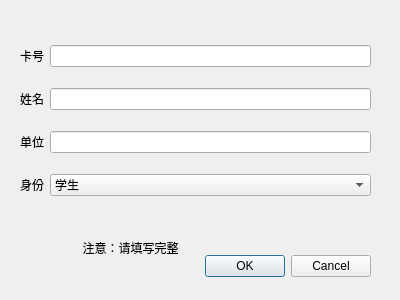
<?xml version="1.0" encoding="UTF-8"?>
<ui version="4.0">
 <class>insCardPad</class>
 <widget class="QDialog" name="insCardPad">
  <property name="geometry">
   <rect>
    <x>0</x>
    <y>0</y>
    <width>400</width>
    <height>300</height>
   </rect>
  </property>
  <property name="windowTitle">
   <string>办理借书证</string>
  </property>
  <widget class="QDialogButtonBox" name="buttonBox">
   <property name="geometry">
    <rect>
     <x>30</x>
     <y>250</y>
     <width>341</width>
     <height>32</height>
    </rect>
   </property>
   <property name="orientation">
    <enum>Qt::Horizontal</enum>
   </property>
   <property name="standardButtons">
    <set>QDialogButtonBox::Cancel|QDialogButtonBox::Ok</set>
   </property>
  </widget>
  <widget class="QWidget" name="gridLayoutWidget">
   <property name="geometry">
    <rect>
     <x>20</x>
     <y>30</y>
     <width>351</width>
     <height>181</height>
    </rect>
   </property>
   <layout class="QGridLayout" name="gridLayout">
    <item row="2" column="0">
     <widget class="QLabel" name="label_3">
      <property name="text">
       <string>单位</string>
      </property>
      <property name="alignment">
       <set>Qt::AlignCenter</set>
      </property>
     </widget>
    </item>
    <item row="1" column="0">
     <widget class="QLabel" name="label_2">
      <property name="text">
       <string>姓名</string>
      </property>
      <property name="alignment">
       <set>Qt::AlignCenter</set>
      </property>
     </widget>
    </item>
    <item row="3" column="0">
     <widget class="QLabel" name="label_4">
      <property name="text">
       <string>身份</string>
      </property>
      <property name="alignment">
       <set>Qt::AlignCenter</set>
      </property>
     </widget>
    </item>
    <item row="0" column="0">
     <widget class="QLabel" name="label">
      <property name="text">
       <string>卡号</string>
      </property>
      <property name="alignment">
       <set>Qt::AlignCenter</set>
      </property>
     </widget>
    </item>
    <item row="0" column="1">
     <widget class="QLineEdit" name="CardID"/>
    </item>
    <item row="1" column="1">
     <widget class="QLineEdit" name="Name"/>
    </item>
    <item row="2" column="1">
     <widget class="QLineEdit" name="Department"/>
    </item>
    <item row="3" column="1">
     <widget class="QComboBox" name="Type">
      <item>
       <property name="text">
        <string>学生</string>
       </property>
      </item>
      <item>
       <property name="text">
        <string>教师</string>
       </property>
      </item>
     </widget>
    </item>
   </layout>
  </widget>
  <widget class="QLabel" name="label_5">
   <property name="geometry">
    <rect>
     <x>10</x>
     <y>240</y>
     <width>241</width>
     <height>16</height>
    </rect>
   </property>
   <property name="text">
    <string>注意：请填写完整</string>
   </property>
   <property name="alignment">
    <set>Qt::AlignCenter</set>
   </property>
  </widget>
 </widget>
 <resources/>
 <connections/>
</ui>
